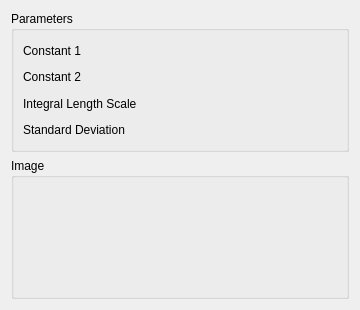
<?xml version="1.0" encoding="UTF-8"?>
<ui version="4.0">
 <class>WindLabGui::DlgvonKarmanVerticalWindSpectrum</class>
 <widget class="QWidget" name="WindLabGui::DlgvonKarmanVerticalWindSpectrum">
  <property name="geometry">
   <rect>
    <x>0</x>
    <y>0</y>
    <width>360</width>
    <height>310</height>
   </rect>
  </property>
  <property name="windowTitle">
   <string>Feature Parameters</string>
  </property>
  <property name="sizeGripEnabled" stdset="0">
   <bool>true</bool>
  </property>
  <layout class="QGridLayout" name="gridLayout">
   <item row="1" column="0">
    <widget class="QGroupBox" name="GroupBox5_5">
     <property name="title">
      <string>Image</string>
     </property>
     <layout class="QGridLayout" name="_6">
      <property name="leftMargin">
       <number>9</number>
      </property>
      <property name="topMargin">
       <number>9</number>
      </property>
      <property name="rightMargin">
       <number>9</number>
      </property>
      <property name="bottomMargin">
       <number>9</number>
      </property>
      <property name="spacing">
       <number>6</number>
      </property>
      <item row="1" column="0">
       <layout class="QHBoxLayout" name="horizontalLayout_9" stretch="0">
        <item>
         <widget class="QLabel" name="label_Image">
          <property name="text">
           <string/>
          </property>
         </widget>
        </item>
       </layout>
      </item>
     </layout>
    </widget>
   </item>
   <item row="0" column="0">
    <widget class="QGroupBox" name="GroupBox5_3">
     <property name="title">
      <string>Parameters</string>
     </property>
     <layout class="QGridLayout" name="_3">
      <property name="leftMargin">
       <number>9</number>
      </property>
      <property name="topMargin">
       <number>9</number>
      </property>
      <property name="rightMargin">
       <number>9</number>
      </property>
      <property name="bottomMargin">
       <number>9</number>
      </property>
      <property name="spacing">
       <number>6</number>
      </property>
      <item row="4" column="0">
       <layout class="QHBoxLayout" name="horizontalLayout_4" stretch="0,0">
        <item>
         <widget class="QLabel" name="label_4">
          <property name="text">
           <string>Constant 2</string>
          </property>
         </widget>
        </item>
        <item>
         <widget class="Gui::QuantitySpinBox" name="doubleSpinBox_Constant2" native="true">
          <property name="keyboardTracking" stdset="0">
           <bool>false</bool>
          </property>
         </widget>
        </item>
       </layout>
      </item>
      <item row="5" column="0">
       <layout class="QHBoxLayout" name="horizontalLayout_7" stretch="0,0">
        <item>
         <widget class="QLabel" name="label_7">
          <property name="text">
           <string>Integral Length Scale</string>
          </property>
         </widget>
        </item>
        <item>
         <widget class="Gui::QuantitySpinBox" name="doubleSpinBox_IntegralLengthScale" native="true">
          <property name="keyboardTracking" stdset="0">
           <bool>false</bool>
          </property>
         </widget>
        </item>
       </layout>
      </item>
      <item row="3" column="0">
       <layout class="QHBoxLayout" name="horizontalLayout_3" stretch="0,0">
        <item>
         <widget class="QLabel" name="label_3">
          <property name="text">
           <string>Constant 1</string>
          </property>
         </widget>
        </item>
        <item>
         <widget class="Gui::QuantitySpinBox" name="doubleSpinBox_Constant1" native="true">
          <property name="keyboardTracking" stdset="0">
           <bool>false</bool>
          </property>
         </widget>
        </item>
       </layout>
      </item>
      <item row="6" column="0">
       <layout class="QHBoxLayout" name="horizontalLayout" stretch="0,0">
        <item>
         <widget class="QLabel" name="label">
          <property name="text">
           <string>Standard Deviation</string>
          </property>
         </widget>
        </item>
        <item>
         <widget class="Gui::QuantitySpinBox" name="doubleSpinBox_StandardDeviation" native="true">
          <property name="keyboardTracking" stdset="0">
           <bool>false</bool>
          </property>
         </widget>
        </item>
       </layout>
      </item>
     </layout>
    </widget>
   </item>
  </layout>
 </widget>
 <customwidgets>
  <customwidget>
   <class>Gui::QuantitySpinBox</class>
   <extends>QWidget</extends>
   <header>Gui/QuantitySpinBox.h</header>
  </customwidget>
 </customwidgets>
 <resources/>
 <connections/>
</ui>
